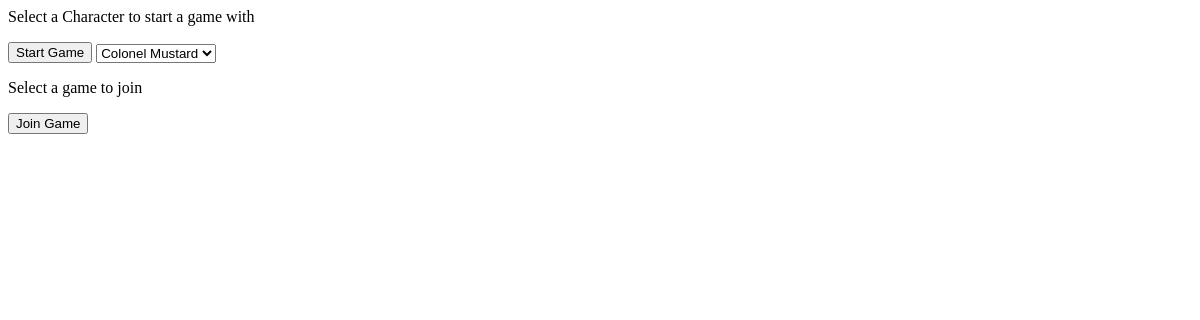
The app's page /, older data.
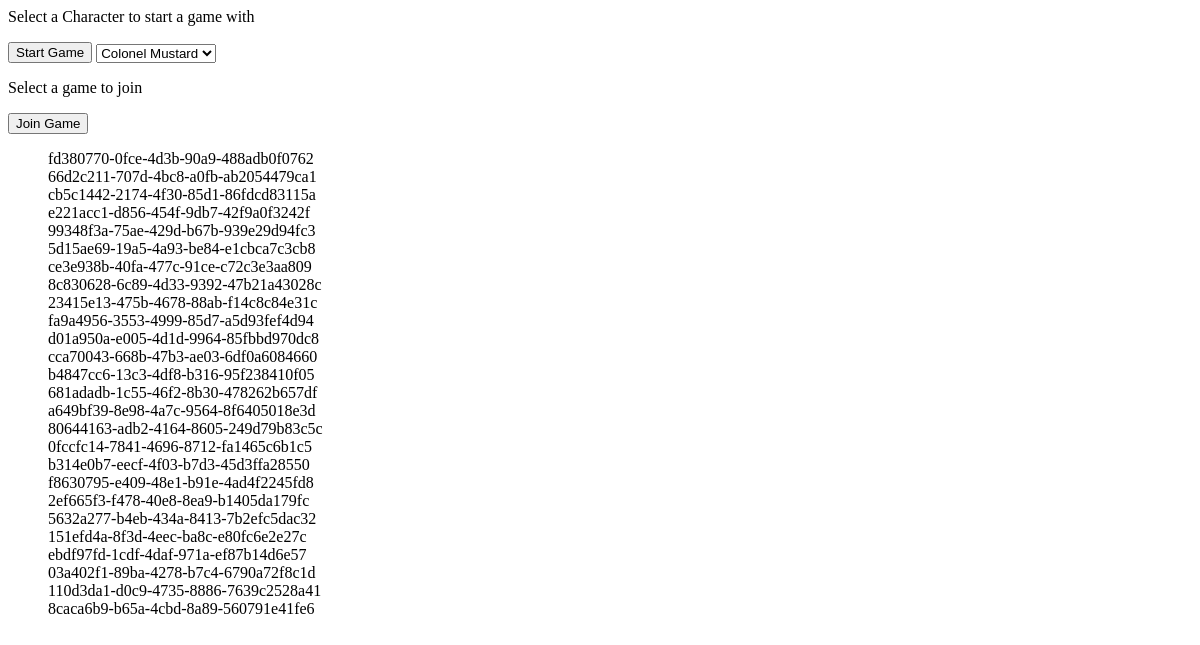
The same page, newer data.
### lobby/models.py (models this page shows, shortened)
class ActiveGames(models.Model):
    id = models.UUIDField(primary_key=True, default=uuid.uuid4, editable=False)
    num_of_players = models.BigIntegerField()
    solution_character = models.CharField(max_length=100)
    solution_room = models.CharField(max_length=100)
    solution_weapon = models.CharField(max_length=100)

### lobby/views.py (the view)
# urls.py: path("", views.index, name="index"),
def index(request):
    game_list = ActiveGames.objects.all()
    context = {
        "gameList": game_list
    }
    return render(request, "lobby/index.html", context)

### lobby/templates/lobby/index.html (shortened to what this page needs)
{% load static %}
<link  href="{% static 'lobby/css/style.css' %}" rel="stylesheet">
<div>
    <p >Select a Character to start a game with</p>
    <button class="startGameButton">Start Game</button>
    <select name="characters" id="characters" class="characters">
        <option value="Colonel Mustard">Colonel Mustard</option>
    </select>
    <p>Select a game to join</p>
    <button class="joinGameButton">Join Game</button>
    <ul>
        {% for game in gameList %}
            <li class="game">{{game.id}}</li>
        {% endfor %}
    </ul>
</div>

Row changes from the older to the newer data that the page shows:
added ActiveGames: id "fd380770-0fce-4d3b-90a9-488adb0f0762"
added ActiveGames: id "66d2c211-707d-4bc8-a0fb-ab2054479ca1"
added ActiveGames: id "cb5c1442-2174-4f30-85d1-86fdcd83115a"
added ActiveGames: id "e221acc1-d856-454f-9db7-42f9a0f3242f"
added ActiveGames: id "99348f3a-75ae-429d-b67b-939e29d94fc3"
added ActiveGames: id "5d15ae69-19a5-4a93-be84-e1cbca7c3cb8"
added ActiveGames: id "ce3e938b-40fa-477c-91ce-c72c3e3aa809"
added ActiveGames: id "8c830628-6c89-4d33-9392-47b21a43028c"
added ActiveGames: id "23415e13-475b-4678-88ab-f14c8c84e31c"
added ActiveGames: id "fa9a4956-3553-4999-85d7-a5d93fef4d94"
added ActiveGames: id "d01a950a-e005-4d1d-9964-85fbbd970dc8"
added ActiveGames: id "cca70043-668b-47b3-ae03-6df0a6084660"
added ActiveGames: id "b4847cc6-13c3-4df8-b316-95f238410f05"
added ActiveGames: id "681adadb-1c55-46f2-8b30-478262b657df"
added ActiveGames: id "a649bf39-8e98-4a7c-9564-8f6405018e3d"
added ActiveGames: id "80644163-adb2-4164-8605-249d79b83c5c"
added ActiveGames: id "0fccfc14-7841-4696-8712-fa1465c6b1c5"
added ActiveGames: id "b314e0b7-eecf-4f03-b7d3-45d3ffa28550"
added ActiveGames: id "f8630795-e409-48e1-b91e-4ad4f2245fd8"
added ActiveGames: id "2ef665f3-f478-40e8-8ea9-b1405da179fc"
added ActiveGames: id "5632a277-b4eb-434a-8413-7b2efc5dac32"
added ActiveGames: id "151efd4a-8f3d-4eec-ba8c-e80fc6e2e27c"
added ActiveGames: id "ebdf97fd-1cdf-4daf-971a-ef87b14d6e57"
added ActiveGames: id "03a402f1-89ba-4278-b7c4-6790a72f8c1d"
added ActiveGames: id "110d3da1-d0c9-4735-8886-7639c2528a41"
added ActiveGames: id "8caca6b9-b65a-4cbd-8a89-560791e41fe6"
